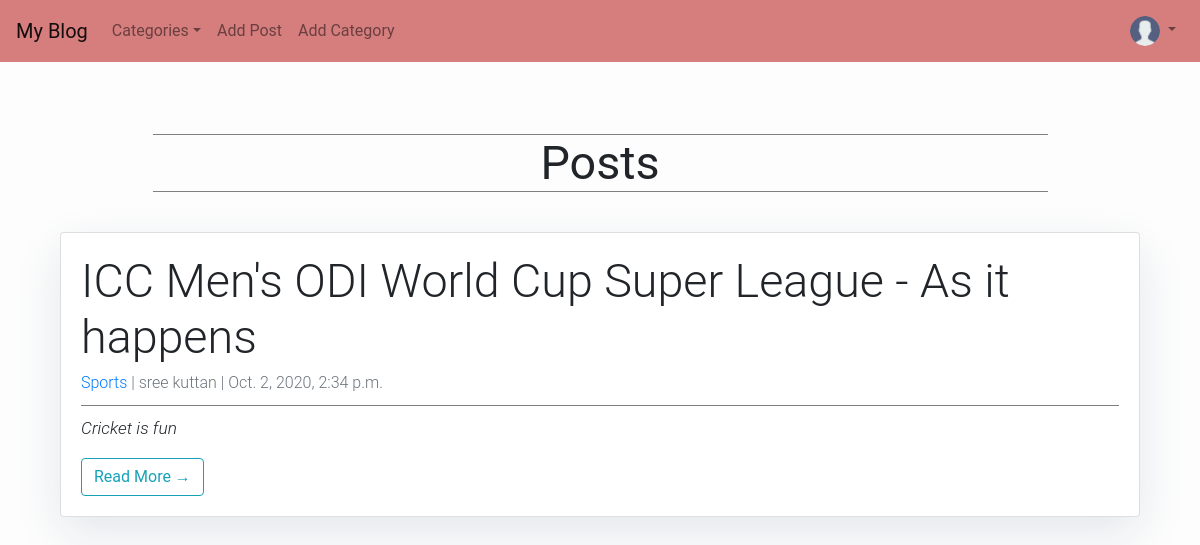
The page /home/ (signed in) on the database its author committed.
### blog/models.py (models this page shows, shortened)
class Post(models.Model):
    title = models.CharField(max_length=255, verbose_name='Title')
    header_image = models.ImageField(null=True, blank=True, upload_to="images/")
    title_tag = models.CharField(max_length=255, verbose_name='Title Tag')
    author = models.ForeignKey(User, on_delete=models.CASCADE, verbose_name='Author')
    body = RichTextField(blank=True, null=True)
    post_date = models.DateTimeField(auto_now_add=True)
    category = models.CharField(max_length=255, verbose_name='Category')
    snippet = models.CharField(max_length=255, verbose_name='Snippet')
    likes =  models.ManyToManyField(User, related_name='blog_post')

### blog/views.py (the view)
# urls.py: path('home/', HomeView.as_view(), name="home"),
class HomeView(ListView):
    model = Post
    template_name = 'home.html'
    cats = Category.objects.all()
    ordering = ['-post_date']
    paginate_by = 5
    def get_context_data(self, *args, **kwargs):
        cat_menu = Category.objects.all()
        context = super(HomeView, self).get_context_data(*args, **kwargs)
        context["cat_menu"] = cat_menu
        return context

### blog/models.py (called while the page is built)
    def __str__(self):
        return self.name

### blog/templates/home.html (shortened to what this page needs)
{% extends 'base.html' %}
{% load static %}
{% block content %}
<link href="/static/djangoproject/css/style.css" rel="stylesheet">
<header class="masthead">
    <div class="container">
        <div class="row">
            <div class=" col-md-8 col-md-10 mx-auto">
                <div class="site-heading">
                    <h3 class="p_head my-4 text-center">Posts</h3>
                </div>
            </div>
        </div>
    </div>
</header>
<div class="container">
    <div class="row">
        <div class="col-md-12 mt-3 left">
            {% for post in object_list %}
            <div class="card mb-4">
                <div class="card-body">
                    <div class="line">
                    <h2 class="p_title">{{ post.title }}</h2>
                    <p class="p_title1 text-muted h6"><a href="{% url 'category' post.category %}">{{ post.category }}</a>
                        | {{ post.author.first_name }} {{ post.author.last_name }}
                        | {{ post.post_date }} </p>
                    </div>
                    <p class="p_body">{{ post.snippet|truncatewords:"30" }}</p>
                    <a href="{% url 'details' post.pk %}" class="btn btn-outline-info">Read More &rarr;</a>
            </div>
            </div>
            {% endfor %}
        </div>
    </div>
</div>
{% endblock content %}

### static/djangoproject/css/style.css (style rules this page uses)
body { font-family: 'Roboto', sans-serif; }
.line { border-bottom: #808080 solid 1px; padding: 0 0 5px 0; margin: 0 0 10px 0; }
.p_head { border-top: #808080 solid 1px; border-bottom: #808080 solid 1px; font-family: 'Roboto', sans-serif; font-size: 35pt !important; font-weight: 400 !important; }
.p_title { font-family: 'Roboto', sans-serif; font-size: 35pt !important; font-weight: 300 !important; }
.p_title1 { font-family: 'Roboto', sans-serif; font-size: 12pt !important; font-weight: 300 !important; }
.p_body { font-family: 'Roboto', sans-serif; font-size: 13pt !important; font-weight: 300 !important; font-style: italic; }

### blog/templates/home.html (style rules this page uses)
body { font-family: "Roboto", sans-serif; background-color: #fdfdfd; }
.card { box-shadow: 0 16px 48px #E3E7EB; }

### rows shown on the page
Post: title "ICC Men's ODI World Cup Super League - As it happens", category "Sports", author.first_name "sree", author.last_name "kuttan", post_date "Oct. 2, 2020, 2:34 p.m.", snippet "Cricket is fun"
